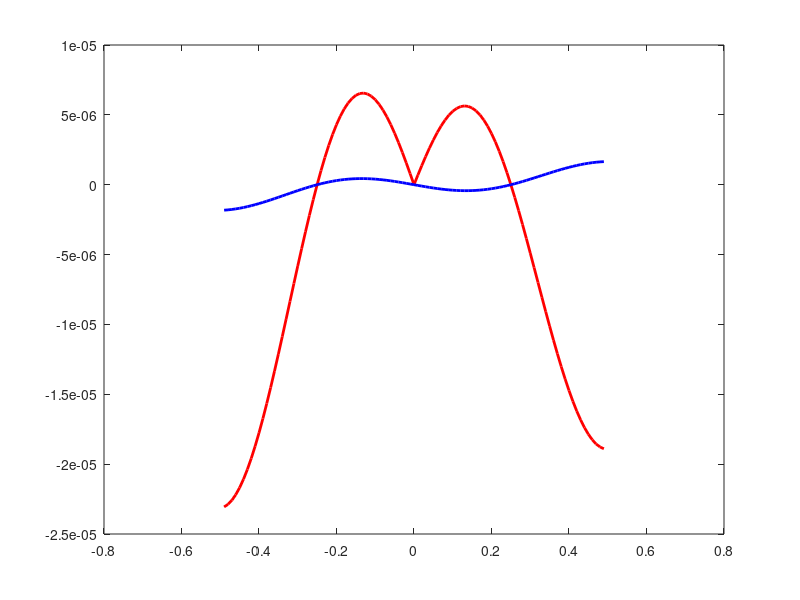

Write the MATLAB code that produced this figure. (Note: this script raises an error after producing the figure.)
% SIMULATIONS COMPLÈTES : IpDFT (2 Points) vs WMIpDFT (3 Points)
clear; clc; close all;

% Paramètres globaux du radar et du signal
fs = 1000;              % Fréquence d'échantillonnage
M = 1024;               % Taille de la FFT
t = 0:1/fs:(M-1)/fs;    % Axe temps
res_freq = fs/M;        % Résolution (taille d'un bin)
A = 1;                  % Amplitude

% Fenêtre de Hann (H=2)
win = hann(M, 'periodic');

% SIMULATION 1 : COMPARAISON DU BIAIS SYSTÉMATIQUE (L'Erreur en "S")
fprintf('Lancement Sim 1 : Calcul du Biais Systématique...\n');

bin_k = 15; 
deltas = -0.49:0.01:0.49;

biais_2pts = zeros(1, length(deltas));
biais_3pts = zeros(1, length(deltas));

for i = 1:length(deltas)
    delta_vrai = deltas(i);
    f_vrai = (bin_k + delta_vrai) * res_freq;
    
    % Signal pur
    sig = A * cos(2*pi*f_vrai*t); 
    P1 = abs(fft(sig .* win'));
    
    [valMax, l] = max(P1(1:M/2));
    X_g = P1(l-1); X_c = valMax; X_d = P1(l+1);
    
    %IpDFT 2 Points
    if X_d > X_g
        a2 = X_d / X_c;
        d2 = (2*a2 - 1) / (a2 + 1);
    else
        a2 = X_g / X_c;
        d2 = -(2*a2 - 1) / (a2 + 1);
    end
    biais_2pts(i) = d2 - delta_vrai;
    
    %WMIpDFT 3 Points (H=2, J=1) ---
    a3 = (X_d - X_g) / (X_g + X_d + 2*X_c);
    d3 = 2 * a3;
    biais_3pts(i) = d3 - delta_vrai;
end

figure('Name', 'Sim 1: Biais Systématique', 'Color', 'white');
plot(deltas, biais_2pts, 'r', 'LineWidth', 2); hold on;
plot(deltas, biais_3pts, 'b-', 'LineWidth', 2);
yline(0, 'k--');
grid on;
title('Biais Systématique : 2 Points vs 3 Points');
xlabel('Décalage fractionnaire \delta (Vraie valeur)');
ylabel('Erreur (\delta_{estime} - \delta_{vrai})');
legend('IpDFT Classique (2 points)', 'WMIpDFT (3 points - Écrasé)', 'Location', 'Best');

ylim([-max(abs(biais_2pts))*1.2, max(abs(biais_2pts))*1.2]);

% SIMULATION 2 : COMPARAISON VRAIE FRÉQUENCE vs ESTIMATION (L'Escalier)
fprintf('Lancement Sim 2 : Suivi de fréquence...\n');

bin_start = 40;
freqs_injectees = (bin_start : 0.05 : bin_start + 2) * res_freq; 

err_dft = zeros(1, length(freqs_injectees));
err_2pts = zeros(1, length(freqs_injectees));
err_3pts = zeros(1, length(freqs_injectees));

for i = 1:length(freqs_injectees)
    f_vrai = freqs_injectees(i);
    sig = cos(2*pi*f_vrai*t);
    
    % DFT brute (Rectangulaire)
    [~, l_raw] = max(abs(fft(sig)));
    f_dft = (l_raw-1) * res_freq;
    err_dft(i) = abs(f_dft - f_vrai);
    
    % IpDFT (Fenêtrée)
    P1 = abs(fft(sig .* win'));
    [valMax, l] = max(P1(1:M/2));
    X_g = P1(l-1); X_c = valMax; X_d = P1(l+1);
    
    % 2 Points
    if X_d > X_g
        a2 = X_d / X_c; d2 = (2*a2 - 1) / (a2 + 1);
    else
        a2 = X_g / X_c; d2 = -(2*a2 - 1) / (a2 + 1);
    end
    f_2pts = (l - 1 + d2) * res_freq;
    err_2pts(i) = abs(f_2pts - f_vrai);
    
    % 3 Points
    a3 = (X_d - X_g) / (X_g + X_d + 2*X_c);
    f_3pts = (l - 1 + 2*a3) * res_freq;
    err_3pts(i) = abs(f_3pts - f_vrai);
end

figure('Name', 'Sim 2: Suivi et Erreur', 'Color', 'white');
subplot(2,1,1);
plot(freqs_injectees, freqs_injectees, 'k--'); hold on;
stairs(freqs_injectees, freqs_injectees + err_dft, 'r');
plot(freqs_injectees, freqs_injectees + err_2pts, 'g.-');
plot(freqs_injectees, freqs_injectees + err_3pts, 'b.-');
title('Suivi de Fréquence');
legend('Vérité', 'DFT', 'IpDFT (2 pts)', 'WMIpDFT (3 pts)', 'Location', 'NorthWest'); grid on;


subplot(2,1,2);
semilogy(freqs_injectees, err_dft + eps, 'r-o', 'LineWidth', 1.5); hold on;
semilogy(freqs_injectees, err_2pts + eps, 'g-x', 'LineWidth', 1.5);
semilogy(freqs_injectees, err_3pts + eps, 'b-*', 'LineWidth', 1.5);

title('Erreur Absolue (Échelle Logarithmique)');
xlabel('Fréquence (Hz)'); 
ylabel('Erreur (Hz) - Log');
legend('Erreur DFT (10^{-1})', 'Erreur 2 pts (10^{-5})', 'Erreur 3 pts (10^{-15})', 'Location', 'South');
grid on;

% SIMULATION 3 : ROBUSTESSE À LA PHASE INITIALE
fprintf('Lancement Sim 3 : Robustesse à la phase...\n');

phases = linspace(0, 2*pi, 100); % Balayage de la phase de 0 à 360 degrés
test_deltas = [0.1, 0.3, 0.45];  % Test sur 3 positions différentes dans la case

figure('Name', 'Sim 3: Robustesse Phase', 'Color', 'white');
hold on; grid on;
couleurs = ['r', 'g', 'b'];

for d_idx = 1:length(test_deltas)
    delta_vrai = test_deltas(d_idx);
    f_vrai = (bin_k + delta_vrai) * res_freq;
    erreurs_phase = zeros(1, length(phases));
    
    for p_idx = 1:length(phases)
        phase_actuelle = phases(p_idx);
        
        % Signal avec phase variable
        sig = A * cos(2*pi*f_vrai*t + phase_actuelle);
        P1 = abs(fft(sig .* win'));
        
        [valMax, l] = max(P1(1:M/2));
        X_g = P1(l-1); X_c = valMax; X_d = P1(l+1);
        
        % WMIpDFT (3 Points)
        a3 = (X_d - X_g) / (X_g + X_d + 2*X_c);
        d3 = 2 * a3;
        
        erreurs_phase(p_idx) = d3 - delta_vrai;
    end
    
    plot(phases, erreurs_phase, couleurs(d_idx), 'LineWidth', 2, ...
         'DisplayName', ['\delta = ' num2str(delta_vrai)]);
end

title('Robustesse de la méthode à 3 points (WMIpDFT) face à la phase');
xlabel('Phase initiale (Radians)');
ylabel('Erreur d''estimation (\delta_{est} - \delta_{vrai})');
legend('Location', 'Best');
xlim([0 2*pi]);
